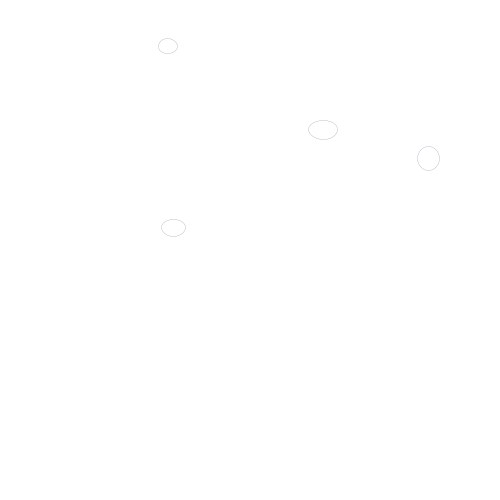
Frame 1 (no input)
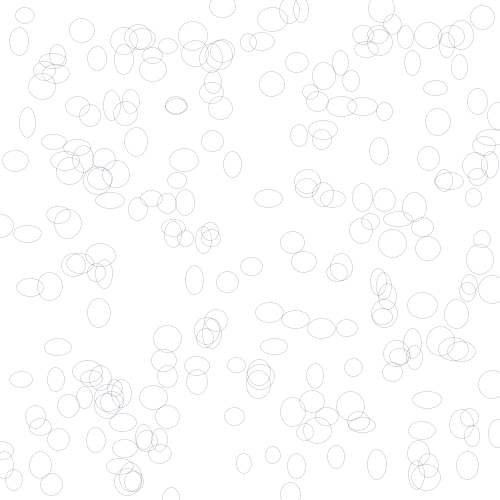
Frame 60 (the mouse pressed at the canvas centre just before this capture)
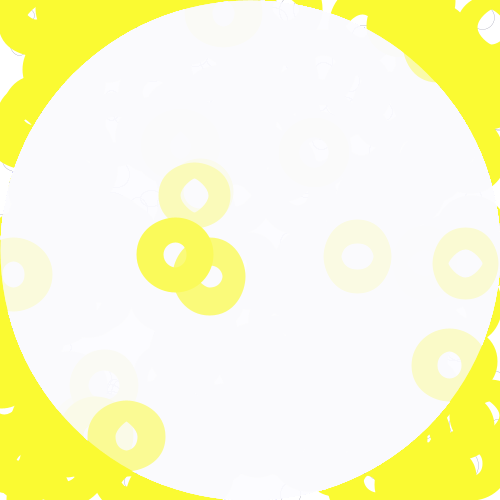
Frame 120 (the mouse held since frame 60 and released just before this capture)

The Processing sketch that drew these frames (run headless with seeded random() and noise(); from frame 60 on, the mouse is pressed at the canvas centre):

// Processing sketch: processing_29961
// ── processing_29961.pde

void setup()
{
  size(500,500);
  background(255);
  smooth();
}

void draw()
{
  for(int i=0; i<2; i++)
  {
    for(int j=0; j<2; j++)
    {
      strokeWeight(1);
      noFill();
      stroke(mouseX,mouseY,50);
      strokeWeight(mouseX/5);
      ellipse(random(0,500),random(0,500),random(15,30),random(15,30));
      
      strokeWeight(mouseY);
      noFill();
      stroke(mouseX,mouseY,255,50);
      ellipse(500/2,500/2,mouseX,mouseX);
    }
  }
}

void keyPressed(){
  save("w"+second() +".TIF");
  
}
